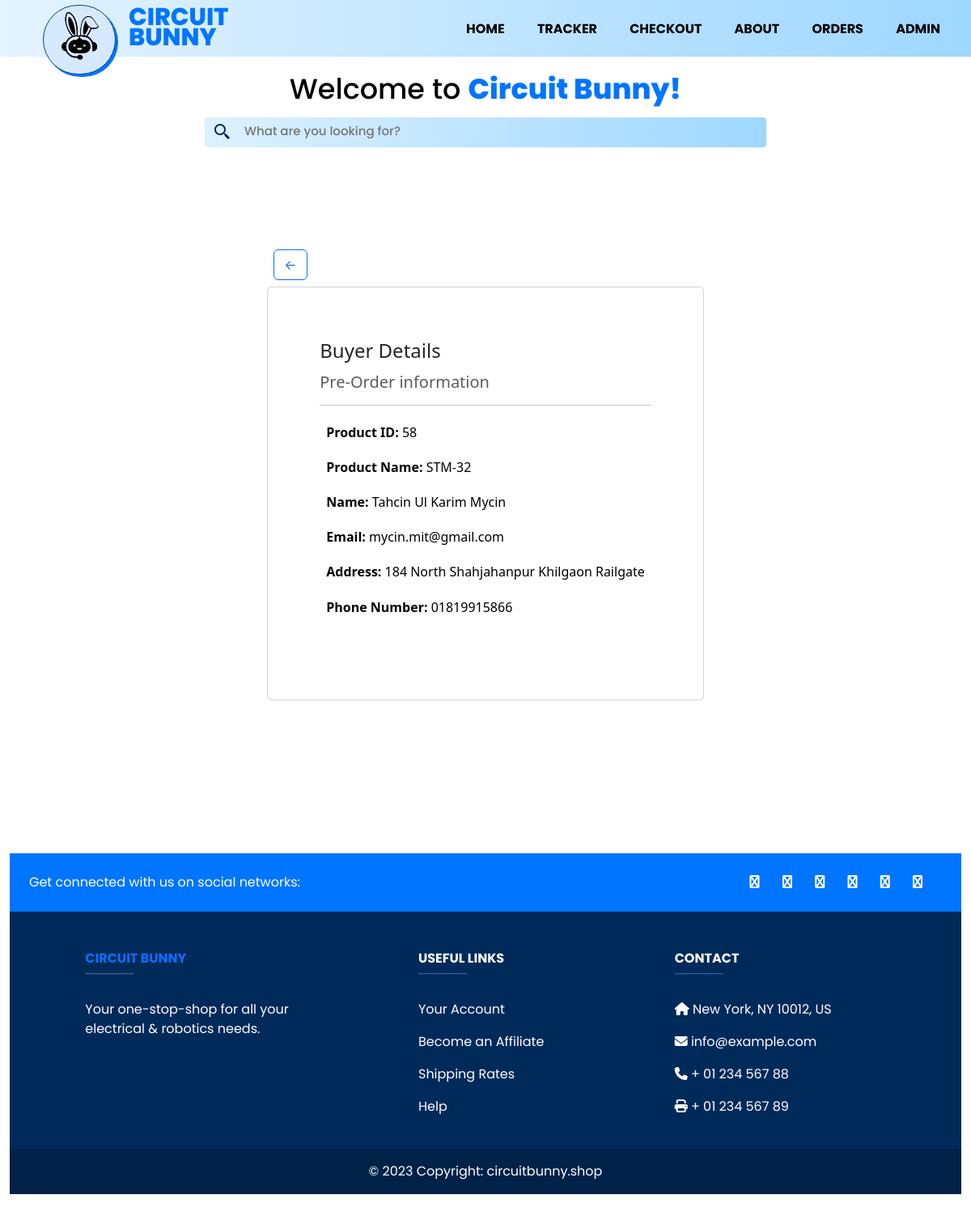
The app's page /preorders/58 (signed in) with its own data.
### shop/models.py (models this page shows, shortened)
class Preorder(models.Model):
    id = models.AutoField(primary_key=True)
    Name = models.CharField(max_length=250)
    Full_name = models.CharField(max_length=250)
    Address = models.CharField(max_length=250)
    Email = models.EmailField(max_length=254)
    Phone_number = models.CharField(max_length=15)

### shop/views.py (the view)
# urls.py: path("preorders/<int:id>", views.preorderdetails, name="preorderdetails"),
def preorderdetails(request, id):
    if request.user.is_authenticated and request.user.is_staff:
        item = get_object_or_404(Preorder, id=id)
        form, query, products = formEvent(request)
        context = {
            "id": id,
            "item": item,
            "form": form,
            "query": query,
            "products": products
        }
        return render(request, "adminpreorders.html", context)
    else:
        return HttpResponse('You don\'t the permission to access this page <a href="/admin" target="_blank">Sign in</a>')

### shop/form.py
class SearchForm(forms.Form):
    query = forms.CharField(label="", max_length=255, required=False, widget=forms.TextInput(attrs={'placeholder': 'What are you looking for?', 'class': "search_box_text"}, ))

### shop/form.py (called while the page is built)
def formEvent(request):
    form = SearchForm(request.GET)
    query = request.GET.get('query', '')
    if query:
        products = Item.objects.filter(Title__icontains=query)
    else:
        products = Item.objects.all()
    return form, query, products

### shop/templates/adminpreorders.html (shortened to what this page needs)
{% extends "base.html" %}
{% block content %}
    <div class="container d-flex align-items-center justify-content-center vh-100">
      <div class="pb-lg-5 " >
        <a href="javascript:history.go(-1)" class="btn btn-outline-primary m-2">←</a>
        <div class="card" style="width: absolute;">
          <div class="card-body pb-lg-5 m-lg-5">
                  <h4 class="card-title pb-2">Buyer Details</h4>
                  <h5 class="card-subtitle mb-2 text-body-secondary ">Pre-Order information</h5>
                  <hr>
                  <h6 class="card-text p-2 text-black"><b>Product ID:</b> {{item.id}}</h6>
                  <h6 class="card-text p-2 text-black"><b>Product Name:</b> {{item.Name}}</h6>
                  <h6 class="card-text p-2 text-black"><b>Name:</b> {{item.Full_name}}</h6>
                  <h6 class="card-text p-2 text-black"><b>Email:</b> {{item.Email}}</h6>
                  <h6 class="card-text p-2 text-black"><b>Address:</b> {{item.Address}}</h6>
                  <h6 class="card-text p-2 text-black"><b>Phone Number:</b> {{item.Phone_number}}</h6>
                </div>
              </div>
        </div>
      </div>
      {% endblock content %}

### shop/static/css/base.css (style rules this page uses)
* { margin: 0; padding: 0; text-decoration: none; list-style: none; box-sizing: border-box; }
body { font-family: 'Poppins', sans-serif; }
.container { width: 100%; height: auto; }
.search_box_text input { color: #4E8ED9; font-family: 'Poppins'; font-size: 15px; font-style: normal; font-weight: 500; line-height: 84.75%; height: 2rem; outline: none; color: black; margin-left: 15px; background: transparent; border-style: none; width: 40vw; }
a:link { text-decoration: none; }

### records on screen
Preorder: id "58", Name "STM-32", Full_name "Tahcin Ul Karim Mycin", Email "mycin.mit@gmail.com", Address "184 North Shahjahanpur Khilgaon Railgate", Phone_number "01819915866"
